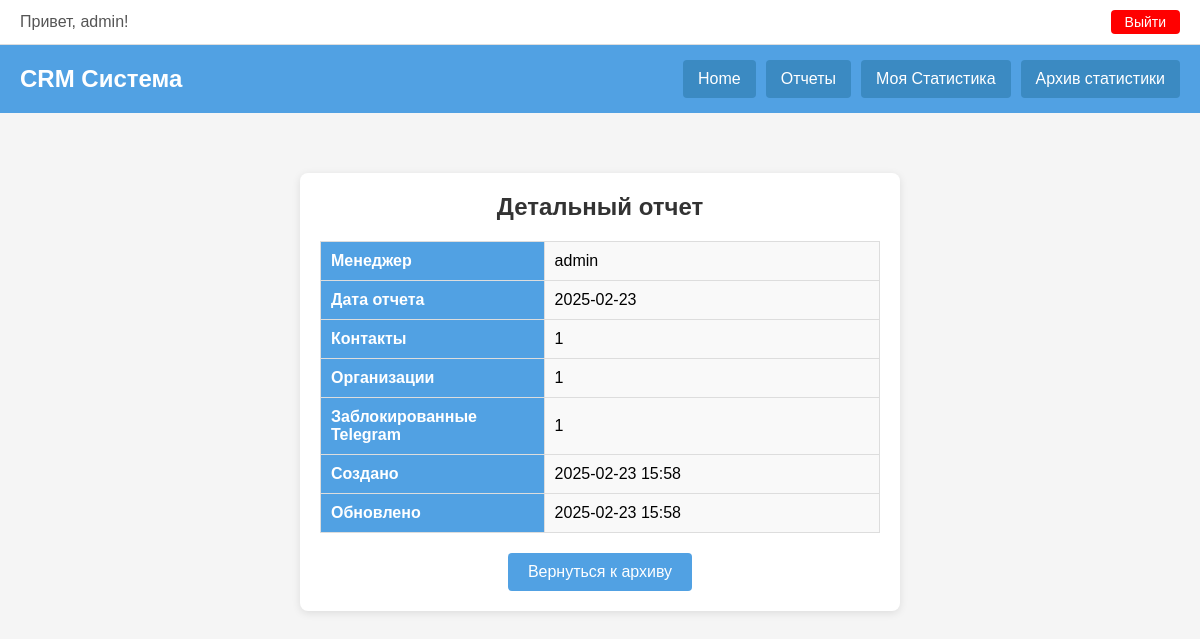
The app's page /crm/view-stat/2/ (signed in) with its own data.
### crm/models.py (models this page shows, shortened)
class DailyStatistic(models.Model):
    manager = models.ForeignKey(User, on_delete=models.CASCADE)
    report_date = models.DateField(default=timezone.localdate)  # можно оставить для удобства фильтрации
    contacts_count = models.PositiveIntegerField(default=0)
    organizations_count = models.PositiveIntegerField(default=0)
    blocked_telegram_count = models.PositiveIntegerField(default=0)
    created_at = models.DateTimeField(auto_now_add=True)  # фиксирует дату и время создания
    updated_at = models.DateTimeField(auto_now=True)
    class Meta:
        ordering = ('-created_at',)

### crm/views.py (the view)
# urls.py: path('view-stat/<int:stat_id>/', view_stat, name='view_stat'),
@staff_member_required
def view_stat(request, stat_id):
    stat = DailyStatistic.objects.get(id=stat_id)
    return render(request, "view_stat.html", {"stat": stat})

### templates/view_stat.html (shortened to what this page needs)
{% extends "base.html" %}
{% block content %}
  <div class="stat-detail-container">
    <h2>Детальный отчет</h2>
    <table>
      <tr>
        <th>Менеджер</th>
        <td>{{ stat.manager.username }}</td>
      </tr>
      <tr>
        <th>Дата отчета</th>
        <td>{{ stat.report_date|date:"Y-m-d" }}</td>
      </tr>
      <tr>
        <th>Контакты</th>
        <td>{{ stat.contacts_count }}</td>
      </tr>
      <tr>
        <th>Организации</th>
        <td>{{ stat.organizations_count }}</td>
      </tr>
      <tr>
        <th>Заблокированные Telegram</th>
        <td>{{ stat.blocked_telegram_count }}</td>
      </tr>
      <tr>
        <th>Создано</th>
        <td>{{ stat.created_at|date:"Y-m-d H:i" }}</td>
      </tr>
      <tr>
        <th>Обновлено</th>
        <td>{{ stat.updated_at|date:"Y-m-d H:i" }}</td>
      </tr>
    </table>
    <div style="text-align:center;">
      <a href="{% url 'admin_statistics' %}" class="back-button">Вернуться к архиву</a>
    </div>
  </div>
{% endblock %}

### templates/base.html (shortened to what this page needs)
<!DOCTYPE html>
<html lang="ru">
<head>
</head>
<body>
<div class="top-bar">
    {% if user.is_authenticated %}
        <span class="welcome">Привет, {{ user.username }}!</span>
        <form action="{% url 'logout' %}" method="post" class="logout-form">
            <button type="submit">Выйти</button>
        </form>
    {% else %}
        <a href="{% url 'login' %}">Войти</a>
        <a href="{% url 'register' %}">Регистрация</a>
    {% endif %}
</div>
<div class="header">
    <div class="logo">
        <h1>CRM Система</h1>
    </div>
    <div class="nav-buttons">
        <a href="{% url 'home' %}">Home</a>
        <a href="{% url 'daily_report' %}">Отчеты</a>
        <a href="{% url 'statistics' %}">Моя Статистика</a>
        {% if user.is_staff %}
            <a href="{% url 'admin_statistics' %}">Архив статистики</a>
        {% endif %}
    </div>
</div>
<div class="content">
    {% block content %}
    {% endblock %}
</div>
</body>
</html>

### templates/base.html (style rules this page uses)
* { margin: 0; padding: 0; box-sizing: border-box; }
body { font-family: Arial, sans-serif; background-color: #f5f5f5; }
.top-bar { background-color: #fff; border-bottom: 1px solid #ddd; padding: 10px 20px; display: flex; justify-content: flex-end; align-items: center; font-size: 14px; }
.top-bar .welcome { margin-right: auto; font-size: 16px; color: #555; }
.logout-form button { border: none; color: white; cursor: pointer; font-size: 14px; padding: 4px 14px; background-color: red; border-radius: 4px; margin-left: 15px; transition: background-color 0.3s ease; }
.header { background-color: #51A1E3; width: 100%; padding: 15px 20px; display: flex; justify-content: space-between; align-items: center; }
.header .logo h1 { color: #fff; font-size: 24px; }
.nav-buttons { display: flex; }
.nav-buttons a { color: #fff; text-decoration: none; padding: 10px 15px; margin-left: 10px; background-color: #3b8ac2; border-radius: 4px; transition: background-color 0.3s ease; }
.content { padding: 20px; }

### templates/view_stat.html (style rules this page uses)
.stat-detail-container { max-width: 600px; margin: 40px auto; padding: 20px; background: #fff; border-radius: 8px; box-shadow: 0 2px 8px rgba(0,0,0,0.1); }
.stat-detail-container h2 { text-align: center; margin-bottom: 20px; color: #333; }
.stat-detail-container table { width: 100%; border-collapse: collapse; }
.stat-detail-container th, .stat-detail-container td { padding: 10px; border: 1px solid #ddd; text-align: left; }
.stat-detail-container th { background-color: #51A1E3; color: #fff; width: 40%; }
.stat-detail-container td { background-color: #f9f9f9; }
.back-button { display: inline-block; margin-top: 20px; padding: 10px 20px; background-color: #51A1E3; color: #fff; text-decoration: none; border-radius: 4px; transition: background-color 0.3s ease; }

### records on screen
DailyStatistic: manager.username "admin", report_date "2025-02-23", contacts_count "1", organizations_count "1", blocked_telegram_count "1", created_at "2025-02-23 15:58", updated_at "2025-02-23 15:58"

### other values on screen
{{ user.username }} "admin"
